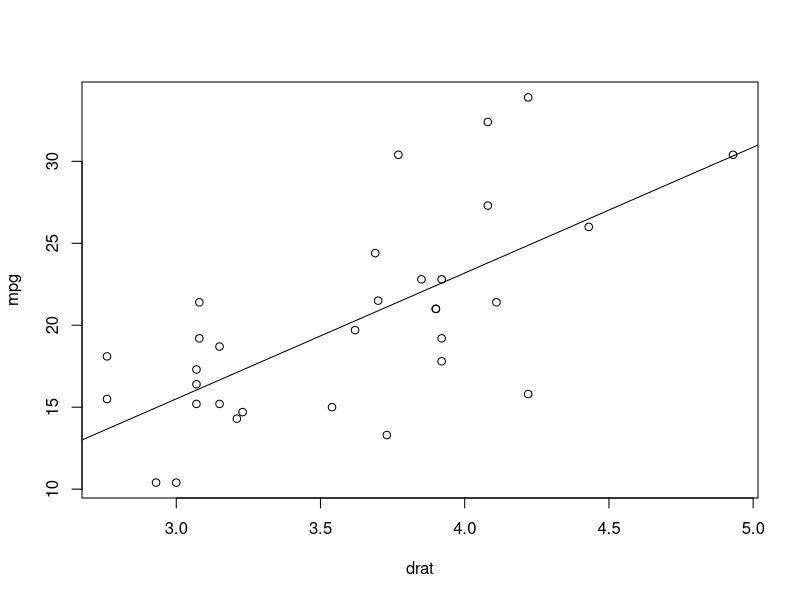

Reproduce this figure in R.
# Fit a model
cars_mod <- lm(mpg ~ drat, data = mtcars)

# Take a look
summary(cars_mod)

# Scatterplot with regression line
plot(mpg~ drat, data = mtcars)
abline(a = cars_mod[1], b = cars_mod[2])

# :))) 
